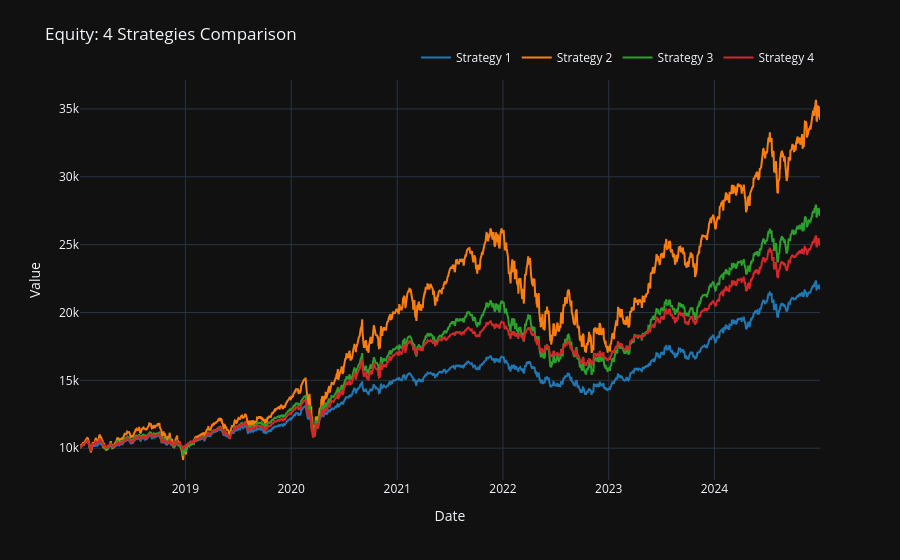

Notebook source saved alongside this figure:
### Code cell
plot_strategy_comparison_interactive(
    result_vix_regime,
    result_qqq_only,
    schedule_result,
    result_vix_freezing,)

### Figure 1 — Plotly figure (JSON) as saved in the notebook; plotly's stock layout.template omitted (floating-point values rounded to 4 significant figures; data arrays with more than 128 entries replaced by an {"elided": "..."} marker saying what was removed)
{"data": [{"hovertemplate": "Date: %{x|%Y-%m-%d}<br>Strategy 1: %{y:,.2f}<extra></extra>", "line": {"color": "#1f77b4", "width": 2}, "mode": "lines", "name": "Strategy 1", "x": {"elided": "1760 str values"}, "y": {"elided": "1760 float values"}, "type": "scatter"}, {"hovertemplate": "Date: %{x|%Y-%m-%d}<br>Strategy 2: %{y:,.2f}<extra></extra>", "line": {"color": "#ff7f0e", "width": 2}, "mode": "lines", "name": "Strategy 2", "x": {"elided": "1760 str values"}, "y": {"elided": "1760 float values"}, "type": "scatter"}, {"hovertemplate": "Date: %{x|%Y-%m-%d}<br>Strategy 3: %{y:,.2f}<extra></extra>", "line": {"color": "#2ca02c", "width": 2}, "mode": "lines", "name": "Strategy 3", "x": {"elided": "1760 str values"}, "y": {"elided": "1760 float values"}, "type": "scatter"}, {"hovertemplate": "Date: %{x|%Y-%m-%d}<br>Strategy 4: %{y:,.2f}<extra></extra>", "line": {"color": "#d62728", "width": 2}, "mode": "lines", "name": "Strategy 4", "x": {"elided": "1760 str values"}, "y": {"elided": "1760 float values"}, "type": "scatter"}], "layout": {"legend": {"orientation": "h", "yanchor": "bottom", "y": 1.02, "xanchor": "right", "x": 1}, "margin": {"t": 80}, "title": {"text": "Equity: 4 Strategies Comparison"}, "xaxis": {"title": {"text": "Date"}}, "yaxis": {"title": {"text": "Value"}}, "hovermode": "closest"}}
